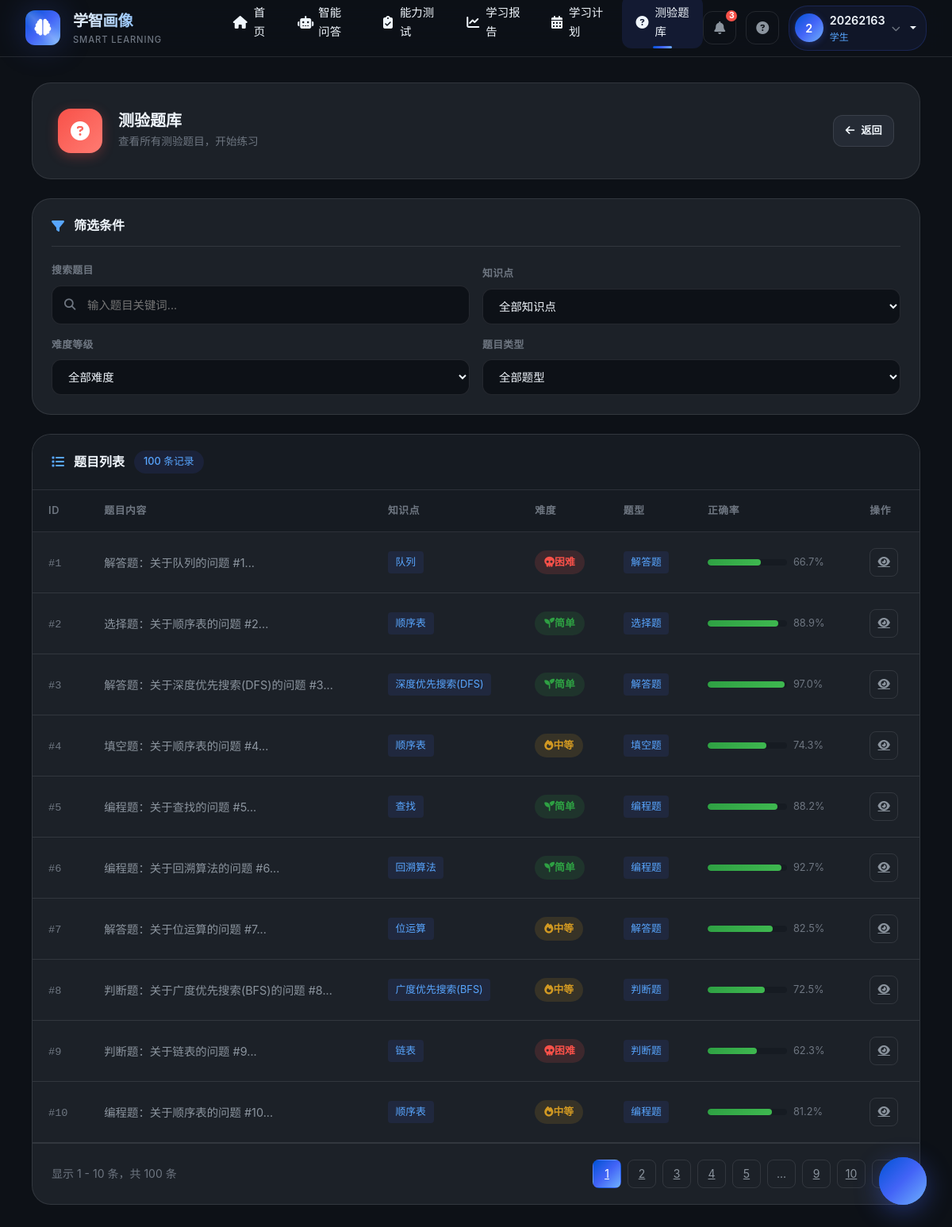
Page /quiz/ (signed in) on the committed database.
### app/models/user.py (models this page shows, shortened)
class User(UserMixin, db.Model):
    __tablename__ = 'users'
    id = db.Column(db.Integer, primary_key=True)
    username = db.Column(db.String(64), unique=True, index=True)
    email = db.Column(db.String(120), unique=True, index=True)
    password_hash = db.Column(db.String(128))
    role = db.Column(db.String(20), default='student')  # 'student', 'teacher', 'admin'
    def is_teacher(self):
        return self.role == 'teacher' or self.role == 'admin'

### app/models/quiz.py (models this page shows)
class Question(db.Model):
    __tablename__ = 'questions'
    id = db.Column(db.Integer, primary_key=True)
    question_id = db.Column(db.String(10), unique=True, index=True)
    topic = db.Column(db.String(50))
    style = db.Column(db.String(20))  # 选择题、填空题、解答题、判断题、编程题
    content = db.Column(db.Text)
    options = db.Column(db.Text, nullable=True)  # 选择题的选项，JSON格式
    answer = db.Column(db.Text)
    difficulty = db.Column(db.String(10))  # 简单、中等、困难
    created_at = db.Column(db.DateTime, default=datetime.now)
    created_by = db.Column(db.Integer, db.ForeignKey('users.id'))
    submissions = db.relationship('QuizSubmission', backref='question', lazy='dynamic')

### app/routes/quiz.py (the view)
@quiz_bp.route('/')
@login_required
def index():
    page = request.args.get('page', 1, type=int)
    per_page = 10  # 每页显示10条记录
    search = request.args.get('search', '')
    topic = request.args.get('topic', '')
    difficulty = request.args.get('difficulty', '')
    style = request.args.get('style', '')
    query = Question.query
    if search:
        query = query.filter(Question.content.like(f'%{search}%'))
    if topic:
        query = query.filter(Question.topic == topic)
    if difficulty:
        query = query.filter(Question.difficulty == difficulty)
    if style:
        query = query.filter(Question.style == style)
    pagination = query.paginate(page=page, per_page=per_page, error_out=False)
    questions = pagination.items
    for question in questions:
        submissions = QuizSubmission.query.filter_by(question_id=question.id).all()
        if not submissions or len(submissions) == 0:
            question.correct_rate = 0
            continue
        correct_submissions = sum(1 for sub in submissions if sub.score > 0)
        total_submissions = len(submissions)
        question.correct_rate = (correct_submissions / total_submissions) * 100
    available_topics = db.session.query(Question.topic).distinct().all()
    topics = [topic[0] for topic in available_topics]
    return render_template('quiz/index.html',
                          questions=questions,
                          pagination=pagination,
                          topics=topics,
                          search=search,
                          selected_topic=topic,
                          selected_difficulty=difficulty,
                          selected_style=style)

### app/models/user.py (called while the page is built)
@login_manager.user_loader
def load_user(user_id):
    return User.query.get(int(user_id))

### app/templates/quiz/index.html (shortened to what this page needs)
{% extends "base.html" %}
{% block content %}
<div class="page-hero fade-in">
    <div class="hero-left">
        <div class="hero-icon">
            <i class="fas fa-question-circle"></i>
        </div>
        <div class="hero-title">
            <h4>{% if current_user.is_teacher() %}题库管理{% else %}测验题库{% endif %}</h4>
            <p>{% if current_user.is_teacher() %}管理所有测验题目，创建和编辑题目{% else %}查看所有测验题目，开始练习{% endif %}</p>
        </div>
    </div>
    <div class="hero-actions">
        <a href="{{ url_for('main.dashboard') }}" class="btn-pro btn-pro-secondary btn-pro-sm">
            <i class="fas fa-arrow-left"></i>
            返回
        </a>
    </div>
</div>
<div class="filter-section fade-in" style="animation-delay: 0.1s;">
    <div class="filter-header">
        <i class="fas fa-filter"></i>
        <h5>筛选条件</h5>
    </div>
    <div class="filter-row">
        <div class="filter-group">
            <label class="filter-label">搜索题目</label>
            <div class="filter-input-wrapper">
                <i class="fas fa-search"></i>
                <input type="text" class="filter-input" id="searchInput" placeholder="输入题目关键词..." value="{{ search|default('', true) }}">
            </div>
        </div>
        <div class="filter-group">
            <label class="filter-label">知识点</label>
            <select class="filter-select" id="topicFilter">
                <option value="">全部知识点</option>
            </select>
        </div>
        <div class="filter-group">
            <label class="filter-label">难度等级</label>
            <select class="filter-select" id="difficultyFilter">
                <option value="">全部难度</option>
            </select>
        </div>
        <div class="filter-group">
            <label class="filter-label">题目类型</label>
            <select class="filter-select" id="styleFilter">
                <option value="">全部题型</option>
            </select>
        </div>
    </div>
</div>
<div class="table-section fade-in" style="animation-delay: 0.2s;">
    <div class="table-header">
        <div class="table-title">
            <i class="fas fa-list"></i>
            题目列表
            <span class="table-count">{{ pagination.total }} 条记录</span>
        </div>
    </div>
    <div style="overflow-x: auto;">
        <table class="pro-table">
            <thead>
                <tr>
                    <th>ID</th>
                    <th>题目内容</th>
                    <th>知识点</th>
                    <th>难度</th>
                    <th>题型</th>
                    <th>正确率</th>
                    <th>操作</th>
                </tr>
            </thead>
            <tbody>
                {% for question in questions %}
                <tr>
                    <td><span class="question-id">#{{ question.id }}</span></td>
                    <td>
                        <span class="question-content">{{ question.content[:50] }}...</span>
                    </td>
                    <td>
                        <span class="style-badge">{{ question.topic }}</span>
                    </td>
                    <td>
                        {% if question.difficulty == '简单' %}
                            <span class="difficulty-badge difficulty-easy">
                                <i class="fas fa-seedling"></i> 简单
                            </span>
                        {% elif question.difficulty == '中等' %}
                            <span class="difficulty-badge difficulty-medium">
                                <i class="fas fa-fire"></i> 中等
                            </span>
                        {% else %}
                            <span class="difficulty-badge difficulty-hard">
                                <i class="fas fa-skull"></i> 困难
                            </span>
                        {% endif %}
                    </td>
                    <td>
                        <span class="style-badge">{{ question.style }}</span>
                    </td>
                    <td>
                        <div style="display: flex; align-items: center;">
                            <div class="accuracy-bar">
                                <div class="accuracy-fill" style="width: {{ question.correct_rate }}%"></div>
                            </div>
                            <span class="accuracy-text">{{ "%.1f"|format(question.correct_rate) }}%</span>
                        </div>
                    </td>
                    <td>
                        <div class="action-btns">
                            <a href="{{ url_for('quiz.view', question_id=question.id) }}" class="action-btn" title="查看">
                                <i class="fas fa-eye"></i>
                            </a>
                        </div>
                    </td>
                </tr>
                {% endfor %}
            </tbody>
        </table>
    </div>
    {% if pagination.pages > 1 %}
    <div class="pagination-wrapper">
        <div class="pagination-info">
            显示 {{ pagination.per_page * (pagination.page - 1) + 1 }} - {{ pagination.per_page * pagination.page if pagination.page < pagination.pages else pagination.total }} 条，共 {{ pagination.total }} 条
        </div>
        <div class="pagination">
            {% for page in pagination.iter_pages() %}
                {% if page %}
                    <a href="{{ url_for('quiz.index', page=page, search=search, topic=selected_topic, difficulty=selected_difficulty, style=selected_style) }}"
                       class="page-btn {% if page == pagination.page %}active{% endif %}">
                        {{ page }}
                    </a>
                {% else %}
                    <span class="page-btn" style="cursor: default;">...</span>
                {% endif %}
            {% endfor %}
            {% if pagination.has_next %}
                <a href="{{ url_for('quiz.index', page=pagination.next_num, search=search, topic=selected_topic, difficulty=selected_difficulty, style=selected_style) }}" class="page-btn">
                    <i class="fas fa-chevron-right"></i>
                </a>
            {% endif %}
        </div>
    </div>
    {% endif %}
</div>
{% endblock %}

### app/templates/base.html (shortened to what this page needs)
<!DOCTYPE html>
<html lang="zh-CN">
<head>
    <link href="https://cdn.bootcdn.net/ajax/libs/bootstrap/5.1.3/css/bootstrap.min.css" rel="stylesheet">
    <link rel="stylesheet" href="https://cdn.bootcdn.net/ajax/libs/font-awesome/6.4.0/css/all.min.css">
    <link href="https://fonts.loli.net/css2?family=Inter:wght@300;400;500;600;700;800&family=Noto+Sans+SC:wght@300;400;500;600;700;800&display=swap" rel="stylesheet">
</head>
<body>
    <nav class="top-navbar">
        <a class="navbar-brand" href="{{ url_for('main.index') }}">
            <div class="brand-logo">
                <i class="fas fa-brain"></i>
            </div>
            <div class="brand-text">
                <span class="brand-name">学智画像</span>
                <span class="brand-tagline">SMART LEARNING</span>
            </div>
        </a>
        <ul class="nav-menu">
            <li class="nav-item">
                <a class="nav-link {% if request.endpoint == 'main.index' %}active{% endif %}" href="{{ url_for('main.index') }}">
                    <i class="fas fa-home"></i>
                    <span>首页</span>
                </a>
            </li>
            <li class="nav-item">
                <a class="nav-link {% if request.endpoint and 'intelligent' in request.endpoint %}active{% endif %}" href="{{ url_for('intelligent_assistant.index') }}">
                    <i class="fas fa-robot"></i>
                    <span>智能问答</span>
                </a>
            </li>
            <li class="nav-item">
                <a class="nav-link {% if request.endpoint and 'test' in request.endpoint %}active{% endif %}" href="{{ url_for('test.assessment') }}">
                    <i class="fas fa-clipboard-check"></i>
                    <span>能力测试</span>
                </a>
            </li>
            <li class="nav-item">
                <a class="nav-link {% if request.endpoint and 'analysis' in request.endpoint and 'report' in request.endpoint %}active{% endif %}" href="{{ url_for('analysis.learning_report') }}">
                    <i class="fas fa-chart-line"></i>
                    <span>学习报告</span>
                </a>
            </li>
            <li class="nav-item">
                <a class="nav-link {% if request.endpoint and 'student' in request.endpoint %}active{% endif %}" href="{{ url_for('student.learning_plan') }}">
                    <i class="fas fa-calendar-alt"></i>
                    <span>学习计划</span>
                </a>
            </li>
            <li class="nav-item">
                <a class="nav-link {% if request.endpoint and 'quiz' in request.endpoint %}active{% endif %}" href="{{ url_for('quiz.index') }}">
                    <i class="fas fa-question-circle"></i>
                    <span>测验题库</span>
                </a>
            </li>
        </ul>
        <div class="navbar-actions">
            <button class="nav-icon-btn" title="消息">
                <i class="fas fa-bell"></i>
                <span class="badge">3</span>
            </button>
            <button class="nav-icon-btn" title="帮助中心">
                <i class="fas fa-circle-question"></i>
            </button>
            {% if current_user.is_authenticated %}
            <div class="user-menu dropdown">
                <div class="dropdown-toggle" data-bs-toggle="dropdown" aria-expanded="false" style="display: flex; align-items: center; cursor: pointer; gap: 8px;">
                    <div class="user-avatar">
                        {{ current_user.username[0]|upper if current_user.username else 'U' }}
                    </div>
                    <div class="user-info">
                        <span class="user-name">{{ current_user.username }}</span>
                        <span class="user-role">{{ '教师' if current_user.is_teacher() else '学生' }}</span>
                    </div>
                    <i class="fas fa-chevron-down" style="font-size: 0.7rem; color: var(--text-muted);"></i>
                </div>
            </div>
            {% else %}
            <a href="{{ url_for('auth.login') }}" class="btn-pro btn-pro-primary btn-pro-sm">
                <i class="fas fa-sign-in-alt"></i>
                登录
            </a>
            {% endif %}
        </div>
    </nav>
    <main class="main-wrapper">
        <div class="page-container">
            {% block content %}{% endblock %}
        </div>
    </main>
    {% if current_user.is_authenticated %}
    <button class="ai-float-btn" onclick="window.location.href='{{ url_for('intelligent_assistant.index') }}'" title="AI助手">
        <div class="pulse"></div>
        <i class="fas fa-robot"></i>
    </button>
    {% endif %}
</body>
</html>

### rows in the picture
User: username "2", username "20262163", role "学生"
Question: id "1", content "解答题：关于队列的问题 #1", topic "队列", difficulty "困难" (drawn), style "解答题", {{ question.correct_rate }} 66.66666666666666 (drawn), correct_rate "66.7"
Question: id "2", content "选择题：关于顺序表的问题 #2", topic "顺序表", difficulty "简单" (drawn), style "选择题", {{ question.correct_rate }} 88.88888888888889 (drawn), correct_rate "88.9"
Question: id "3", content "解答题：关于深度优先搜索(DFS)的问题 #3", topic "深度优先搜索(DFS)", difficulty "简单" (drawn), style "解答题", {{ question.correct_rate }} 96.96969696969697 (drawn), correct_rate "97.0"
Question: id "4", content "填空题：关于顺序表的问题 #4", topic "顺序表", difficulty "中等" (drawn), style "填空题", {{ question.correct_rate }} 74.28571428571429 (drawn), correct_rate "74.3"
Question: id "5", content "编程题：关于查找的问题 #5", topic "查找", difficulty "简单" (drawn), style "编程题", {{ question.correct_rate }} 88.23529411764706 (drawn), correct_rate "88.2"
Question: id "6", content "编程题：关于回溯算法的问题 #6", topic "回溯算法", difficulty "简单" (drawn), style "编程题", {{ question.correct_rate }} 92.6829268292683 (drawn), correct_rate "92.7"
Question: id "7", content "解答题：关于位运算的问题 #7", topic "位运算", difficulty "中等" (drawn), style "解答题", correct_rate "82.5"
Question: id "8", content "判断题：关于广度优先搜索(BFS)的问题 #8", topic "广度优先搜索(BFS)", difficulty "中等" (drawn), style "判断题", correct_rate "72.5"
Question: id "9", content "判断题：关于链表的问题 #9", topic "链表", difficulty "困难" (drawn), style "判断题", {{ question.correct_rate }} 62.264150943396224 (drawn), correct_rate "62.3"
Question: id "10", content "编程题：关于顺序表的问题 #10", topic "顺序表", difficulty "中等" (drawn), style "编程题", {{ question.correct_rate }} 81.25 (drawn), correct_rate "81.2"

### other values in the picture
{{ pagination.total }} "100"
{{ pagination.per_page * (pagination.page - 1) + 1 }} "1"
{{ page }} "1" "2" "3" "4" "5" "9" "10"
